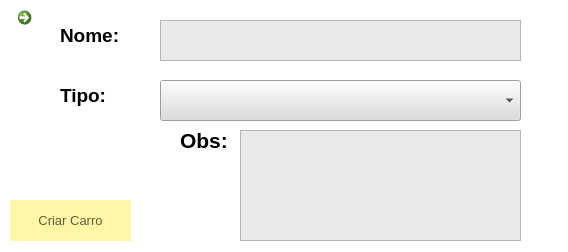
<?xml version="1.0" encoding="UTF-8"?>
<ui version="4.0">
 <class>CriarCarro</class>
 <widget class="QWidget" name="CriarCarro">
  <property name="geometry">
   <rect>
    <x>0</x>
    <y>0</y>
    <width>568</width>
    <height>252</height>
   </rect>
  </property>
  <property name="windowTitle">
   <string>Criar Carro</string>
  </property>
  <property name="windowIcon">
   <iconset>
    <normaloff>../icon.ico</normaloff>../icon.ico</iconset>
  </property>
  <property name="styleSheet">
   <string notr="true">background:white</string>
  </property>
  <widget class="QPushButton" name="btnCriarCarro">
   <property name="geometry">
    <rect>
     <x>10</x>
     <y>200</y>
     <width>121</width>
     <height>41</height>
    </rect>
   </property>
   <property name="font">
    <font>
     <pointsize>10</pointsize>
    </font>
   </property>
   <property name="cursor">
    <cursorShape>PointingHandCursor</cursorShape>
   </property>
   <property name="styleSheet">
    <string notr="true">QPushButton{
	background-color:rgb(255, 245, 166);
	border:none;
	color:rgb(95, 91, 61);
	border -bottom: 5px solid rgb(162, 155, 105)
}
QPushButton:hover{
	background-color:rgb(229, 217, 150);
	border-bottom: 5px solid rgb(162, 155, 105)
}
QPushButton:pressed {
	background-color:rgb(255, 242, 165);
	border-bottom: 5px solid rgb(162, 155, 105)
}</string>
   </property>
   <property name="text">
    <string>Criar Carro</string>
   </property>
  </widget>
  <widget class="QCommandLinkButton" name="commandButtonVoltar">
   <property name="geometry">
    <rect>
     <x>10</x>
     <y>0</y>
     <width>31</width>
     <height>41</height>
    </rect>
   </property>
   <property name="cursor">
    <cursorShape>PointingHandCursor</cursorShape>
   </property>
   <property name="styleSheet">
    <string notr="true">QCommandLinkButton
{
	border: none;
}

QCommandLinkButton:hover
{
	border: none;
}</string>
   </property>
   <property name="text">
    <string/>
   </property>
   <property name="icon">
    <iconset>
     <normaloff>../setavoltar.ico</normaloff>../setavoltar.ico</iconset>
   </property>
  </widget>
  <widget class="QLabel" name="label_2">
   <property name="geometry">
    <rect>
     <x>60</x>
     <y>80</y>
     <width>71</width>
     <height>31</height>
    </rect>
   </property>
   <property name="font">
    <font>
     <pointsize>14</pointsize>
     <bold>true</bold>
    </font>
   </property>
   <property name="text">
    <string>Tipo:</string>
   </property>
  </widget>
  <widget class="QLabel" name="label">
   <property name="geometry">
    <rect>
     <x>60</x>
     <y>20</y>
     <width>91</width>
     <height>31</height>
    </rect>
   </property>
   <property name="font">
    <font>
     <pointsize>14</pointsize>
     <bold>true</bold>
    </font>
   </property>
   <property name="text">
    <string>Nome:</string>
   </property>
  </widget>
  <widget class="QLabel" name="label_3">
   <property name="geometry">
    <rect>
     <x>180</x>
     <y>130</y>
     <width>51</width>
     <height>21</height>
    </rect>
   </property>
   <property name="font">
    <font>
     <pointsize>16</pointsize>
     <bold>true</bold>
    </font>
   </property>
   <property name="text">
    <string>Obs:</string>
   </property>
  </widget>
  <widget class="QTextEdit" name="textEditNomeCarro">
   <property name="geometry">
    <rect>
     <x>160</x>
     <y>20</y>
     <width>361</width>
     <height>41</height>
    </rect>
   </property>
   <property name="font">
    <font>
     <pointsize>12</pointsize>
    </font>
   </property>
   <property name="cursor" stdset="0">
    <cursorShape>IBeamCursor</cursorShape>
   </property>
   <property name="styleSheet">
    <string notr="true">background:rgb(234, 234, 234)</string>
   </property>
  </widget>
  <widget class="QTextEdit" name="textEditObsCarro">
   <property name="geometry">
    <rect>
     <x>240</x>
     <y>130</y>
     <width>281</width>
     <height>111</height>
    </rect>
   </property>
   <property name="font">
    <font>
     <pointsize>12</pointsize>
    </font>
   </property>
   <property name="cursor" stdset="0">
    <cursorShape>IBeamCursor</cursorShape>
   </property>
   <property name="styleSheet">
    <string notr="true">background:rgb(234, 234, 234)</string>
   </property>
  </widget>
  <widget class="QComboBox" name="btnTipoCarro">
   <property name="geometry">
    <rect>
     <x>160</x>
     <y>80</y>
     <width>361</width>
     <height>41</height>
    </rect>
   </property>
   <property name="font">
    <font>
     <pointsize>12</pointsize>
    </font>
   </property>
   <property name="styleSheet">
    <string notr="true">background: rgb(220,220,220)</string>
   </property>
   <property name="currentIndex">
    <number>-1</number>
   </property>
   <property name="placeholderText">
    <string>&lt;Selecionar Tipo de Carro&gt;</string>
   </property>
  </widget>
 </widget>
 <resources/>
 <connections/>
</ui>
